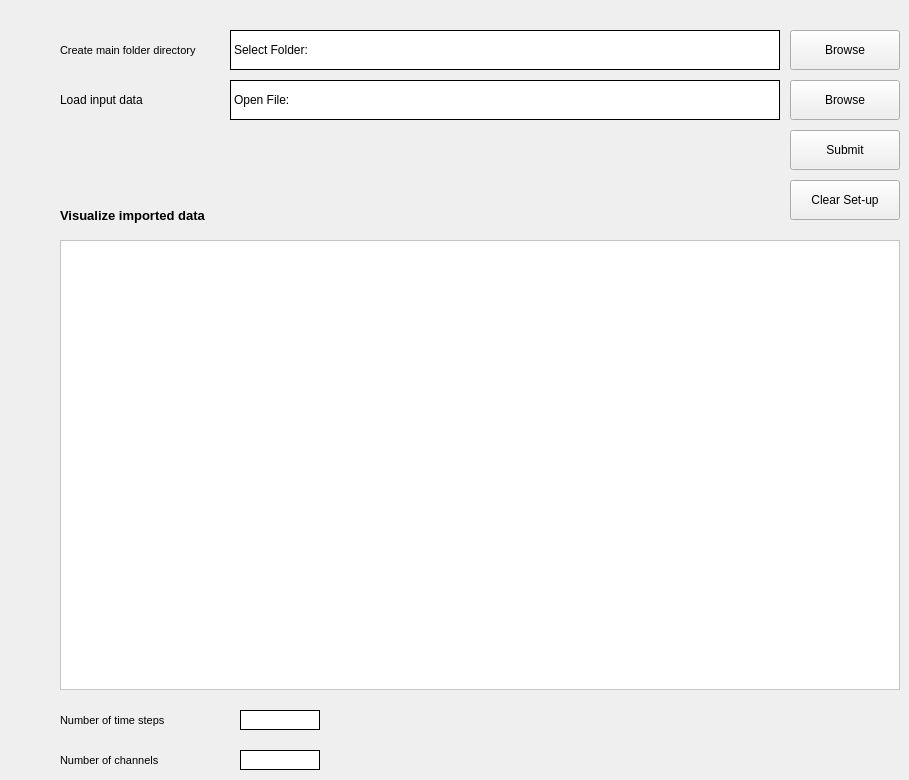
    <widget class="QWidget" name="tab_ImportData">
     <attribute name="title">
      <string>Import Data</string>
     </attribute>
     <widget class="QPushButton" name="pushButton_LoadData">
      <property name="geometry">
       <rect>
        <x>790</x>
        <y>80</y>
        <width>110</width>
        <height>40</height>
       </rect>
      </property>
      <property name="text">
       <string>Browse</string>
      </property>
     </widget>
     <widget class="QLabel" name="label_OpenFile">
      <property name="geometry">
       <rect>
        <x>230</x>
        <y>80</y>
        <width>550</width>
        <height>40</height>
       </rect>
      </property>
      <property name="styleSheet">
       <string notr="true">background-color: rgb(255, 255, 255);</string>
      </property>
      <property name="frameShape">
       <enum>QFrame::Panel</enum>
      </property>
      <property name="frameShadow">
       <enum>QFrame::Plain</enum>
      </property>
      <property name="text">
       <string>Open File:</string>
      </property>
     </widget>
     <widget class="QLabel" name="label_justdisplay_3">
      <property name="geometry">
       <rect>
        <x>60</x>
        <y>200</y>
        <width>231</width>
        <height>31</height>
       </rect>
      </property>
      <property name="font">
       <font>
        <pointsize>10</pointsize>
        <weight>75</weight>
        <bold>true</bold>
       </font>
      </property>
      <property name="text">
       <string>Visualize imported data</string>
      </property>
     </widget>
     <widget class="QLabel" name="label_justdisplay_4">
      <property name="geometry">
       <rect>
        <x>60</x>
        <y>710</y>
        <width>171</width>
        <height>21</height>
       </rect>
      </property>
      <property name="font">
       <font>
        <pointsize>8</pointsize>
       </font>
      </property>
      <property name="text">
       <string>Number of time steps</string>
      </property>
     </widget>
     <widget class="QLabel" name="label_justdisplay_5">
      <property name="geometry">
       <rect>
        <x>60</x>
        <y>750</y>
        <width>171</width>
        <height>21</height>
       </rect>
      </property>
      <property name="font">
       <font>
        <pointsize>8</pointsize>
       </font>
      </property>
      <property name="text">
       <string>Number of channels</string>
      </property>
     </widget>
     <widget class="QLabel" name="label_justdisplay">
      <property name="geometry">
       <rect>
        <x>60</x>
        <y>30</y>
        <width>170</width>
        <height>40</height>
       </rect>
      </property>
      <property name="font">
       <font>
        <pointsize>8</pointsize>
       </font>
      </property>
      <property name="text">
       <string>Create main folder directory</string>
      </property>
     </widget>
     <widget class="QLabel" name="label_justdisplay_2">
      <property name="geometry">
       <rect>
        <x>60</x>
        <y>80</y>
        <width>170</width>
        <height>40</height>
       </rect>
      </property>
      <property name="text">
       <string>Load input data</string>
      </property>
     </widget>
     <widget class="QTableWidget" name="tableWidget_InputData">
      <property name="geometry">
       <rect>
        <x>60</x>
        <y>240</y>
        <width>840</width>
        <height>450</height>
       </rect>
      </property>
      <property name="styleSheet">
       <string notr="true">background-color: rgb(255, 255, 255);</string>
      </property>
     </widget>
     <widget class="QLabel" name="label_TimeSteps">
      <property name="geometry">
       <rect>
        <x>240</x>
        <y>710</y>
        <width>80</width>
        <height>20</height>
       </rect>
      </property>
      <property name="font">
       <font>
        <pointsize>8</pointsize>
       </font>
      </property>
      <property name="styleSheet">
       <string notr="true">background-color: rgb(255, 255, 255);</string>
      </property>
      <property name="frameShape">
       <enum>QFrame::Panel</enum>
      </property>
      <property name="text">
       <string/>
      </property>
     </widget>
     <widget class="QLabel" name="label_NumChannels">
      <property name="geometry">
       <rect>
        <x>240</x>
        <y>750</y>
        <width>80</width>
        <height>20</height>
       </rect>
      </property>
      <property name="font">
       <font>
        <pointsize>8</pointsize>
       </font>
      </property>
      <property name="styleSheet">
       <string notr="true">background-color: rgb(255, 255, 255);</string>
      </property>
      <property name="frameShape">
       <enum>QFrame::Panel</enum>
      </property>
      <property name="text">
       <string/>
      </property>
     </widget>
     <widget class="QLabel" name="label_CreateFolder">
      <property name="geometry">
       <rect>
        <x>230</x>
        <y>30</y>
        <width>550</width>
        <height>40</height>
       </rect>
      </property>
      <property name="styleSheet">
       <string notr="true">background-color: rgb(255, 255, 255);</string>
      </property>
      <property name="frameShape">
       <enum>QFrame::Panel</enum>
      </property>
      <property name="frameShadow">
       <enum>QFrame::Plain</enum>
      </property>
      <property name="text">
       <string>Select Folder:</string>
      </property>
     </widget>
     <widget class="QPushButton" name="pushButton_CreateFolder">
      <property name="geometry">
       <rect>
        <x>790</x>
        <y>30</y>
        <width>110</width>
        <height>40</height>
       </rect>
      </property>
      <property name="text">
       <string>Browse</string>
      </property>
     </widget>
     <widget class="QPushButton" name="pushButton_ClearAllSingle">
      <property name="geometry">
       <rect>
        <x>790</x>
        <y>180</y>
        <width>110</width>
        <height>40</height>
       </rect>
      </property>
      <property name="text">
       <string>Clear Set-up</string>
      </property>
     </widget>
     <widget class="QPushButton" name="pushButton_SubmitSetup">
      <property name="geometry">
       <rect>
        <x>790</x>
        <y>130</y>
        <width>110</width>
        <height>40</height>
       </rect>
      </property>
      <property name="text">
       <string>Submit</string>
      </property>
     </widget>
    </widget>
